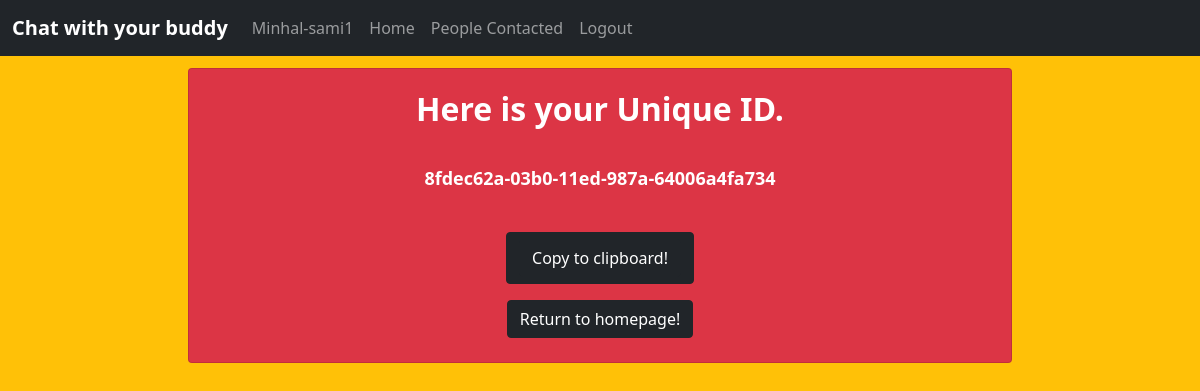
/getid/ (signed in), run on the app's committed database.
### app/models.py (models this page shows)
class User(AbstractUser):
    seperation = models.CharField(unique=True, default=uuid.uuid1, editable=False, max_length=100)
    pass

### app/views.py (the view)
# urls.py: path('getid/', views.get_unique_id, name="getid"),
@login_required(login_url="login")
def get_unique_id(request):
    unique_id = User.objects.get(username=request.user)
    return render(request,"getid.html",{
        "unique_id":unique_id.seperation
    })

### app/templates/getid.html (shortened to what this page needs)
{% extends 'layout.html' %}
{% block body %}
<div style="padding-left: 1%; padding-right: 1%; padding-top: 1%;">
    <div class="card text-white bg-danger mb-4 text-center h-24 mx-auto" style="max-width: 70%;">
        <div class="card-body">
            <p class="card-title" style="font-size: xx-large;"><strong> Here is your Unique ID. </strong></p>
            <br>
            <p class="card-text" style="font-size: large;"><strong id="unique_id">{{unique_id}}</strong></p>
            <br>
            <button  class="btn btn-large btn-dark"><a class="btn btn-dark" onclick="copyText()"> Copy to clipboard!</a></button>
        </div>
        <a href="{% url 'index' %}" class="btn btn-large btn-dark mx-auto"> Return to homepage! </a>
        <br>
    </div>
</div>
{% endblock body %}

### app/templates/layout.html (shortened to what this page needs)
<html lang="en">
<head>
    <link href="https://cdn.jsdelivr.net/npm/bootstrap@5.1.3/dist/css/bootstrap.min.css" rel="stylesheet"
>
</head>
<body class="bg-warning">
    <nav class="navbar navbar-expand-lg navbar-dark bg-dark">
        <div class="container-fluid">
            <a class="navbar-brand" href="{% url 'index' %}"><strong>Chat with your buddy</strong></a>
            <div class="collapse navbar-collapse" id="navbarNavAltMarkup">
                <div class="navbar-nav">
                    {% if user.is_authenticated %}
                    <a class="nav-link">{{user}}</a>
                    <a class="nav-link" href="{% url 'index' %}">Home</a>
                    <a class="nav-link" href="{% url 'contacted' %}">People Contacted</a>
                    <a class="nav-link" href="{% url 'logout' %}">Logout</a>
                    {% else %}
                    <a class="nav-link" href="{% url 'register' %}">Register</a>
                    <a class="nav-link" href="{% url 'login' %}">Login</a>
                    {% endif %}
                </div>
            </div>
        </div>
    </nav>
    <main>
        {% block body %}
        {% endblock %}
    </main>
    <br><br><br><br><br><br><br><br>
</body>
</html>

### data on the page
User: username "Minhal-sami1", seperation "8fdec62a-03b0-11ed-987a-64006a4fa734"
